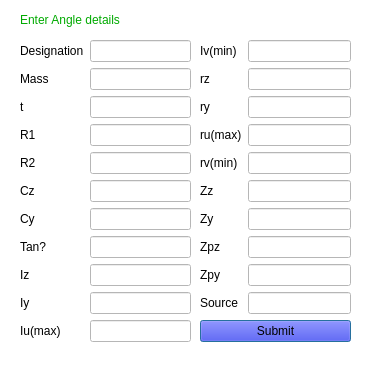
<?xml version="1.0" encoding="UTF-8"?>
<ui version="4.0">
 <class>Dialog</class>
 <widget class="QDialog" name="Dialog">
  <property name="geometry">
   <rect>
    <x>0</x>
    <y>0</y>
    <width>373</width>
    <height>387</height>
   </rect>
  </property>
  <property name="windowTitle">
   <string>Dialog</string>
  </property>
  <property name="styleSheet">
   <string notr="true">background-color: rgb(255, 255, 255);</string>
  </property>
  <widget class="QWidget" name="formLayoutWidget">
   <property name="geometry">
    <rect>
     <x>20</x>
     <y>40</y>
     <width>171</width>
     <height>333</height>
    </rect>
   </property>
   <layout class="QFormLayout" name="formLayout">
    <item row="1" column="0">
     <widget class="QLabel" name="label_2">
      <property name="text">
       <string>Designation</string>
      </property>
     </widget>
    </item>
    <item row="1" column="1">
     <widget class="QLineEdit" name="channel_Designation">
      <property name="styleSheet">
       <string notr="true">background-color: rgb(255, 255, 255);
</string>
      </property>
     </widget>
    </item>
    <item row="2" column="0">
     <widget class="QLabel" name="label">
      <property name="text">
       <string>Mass</string>
      </property>
     </widget>
    </item>
    <item row="2" column="1">
     <widget class="QLineEdit" name="channel_Mass">
      <property name="styleSheet">
       <string notr="true">background-color: rgb(255, 255, 255);

</string>
      </property>
     </widget>
    </item>
    <item row="3" column="0">
     <widget class="QLabel" name="label_3">
      <property name="text">
       <string>t</string>
      </property>
     </widget>
    </item>
    <item row="3" column="1">
     <widget class="QLineEdit" name="Area">
      <property name="styleSheet">
       <string notr="true">background-color: rgb(255, 255, 255);</string>
      </property>
     </widget>
    </item>
    <item row="4" column="0">
     <widget class="QLabel" name="label_4">
      <property name="text">
       <string>R1</string>
      </property>
     </widget>
    </item>
    <item row="4" column="1">
     <widget class="QLineEdit" name="channel_D">
      <property name="styleSheet">
       <string notr="true">background-color: rgb(255, 255, 255);

</string>
      </property>
     </widget>
    </item>
    <item row="5" column="0">
     <widget class="QLabel" name="label_15">
      <property name="text">
       <string>R2</string>
      </property>
     </widget>
    </item>
    <item row="5" column="1">
     <widget class="QLineEdit" name="channel_B">
      <property name="styleSheet">
       <string notr="true">background-color: rgb(255, 255, 255);
</string>
      </property>
     </widget>
    </item>
    <item row="6" column="0">
     <widget class="QLabel" name="label_14">
      <property name="text">
       <string>Cz</string>
      </property>
     </widget>
    </item>
    <item row="6" column="1">
     <widget class="QLineEdit" name="channel_tw">
      <property name="styleSheet">
       <string notr="true">background-color: rgb(255, 255, 255);</string>
      </property>
     </widget>
    </item>
    <item row="7" column="0">
     <widget class="QLabel" name="channel_T">
      <property name="text">
       <string>Cy</string>
      </property>
     </widget>
    </item>
    <item row="7" column="1">
     <widget class="QLineEdit" name="lineEdit_15">
      <property name="styleSheet">
       <string notr="true">background-color: rgb(255, 255, 255);
</string>
      </property>
     </widget>
    </item>
    <item row="8" column="0">
     <widget class="QLabel" name="channel_FlangeSlope">
      <property name="text">
       <string>Tan?</string>
      </property>
     </widget>
    </item>
    <item row="8" column="1">
     <widget class="QLineEdit" name="lineEdit_16">
      <property name="styleSheet">
       <string notr="true">background-color: rgb(255, 255, 255);</string>
      </property>
     </widget>
    </item>
    <item row="9" column="0">
     <widget class="QLabel" name="label_17">
      <property name="text">
       <string>Iz</string>
      </property>
     </widget>
    </item>
    <item row="9" column="1">
     <widget class="QLineEdit" name="channel_R1">
      <property name="styleSheet">
       <string notr="true">background-color: rgb(255, 255, 255);</string>
      </property>
     </widget>
    </item>
    <item row="11" column="0">
     <widget class="QLabel" name="label_27">
      <property name="text">
       <string>Iy</string>
      </property>
     </widget>
    </item>
    <item row="11" column="1">
     <widget class="QLineEdit" name="channel_R2">
      <property name="styleSheet">
       <string notr="true">background-color: rgb(255, 255, 255);
</string>
      </property>
     </widget>
    </item>
    <item row="12" column="0">
     <widget class="QLabel" name="label_28">
      <property name="text">
       <string>Iu(max)</string>
      </property>
     </widget>
    </item>
    <item row="12" column="1">
     <widget class="QLineEdit" name="channel_Iz">
      <property name="styleSheet">
       <string notr="true">background-color: rgb(255, 255, 255);</string>
      </property>
     </widget>
    </item>
   </layout>
  </widget>
  <widget class="QLabel" name="label_37">
   <property name="geometry">
    <rect>
     <x>20</x>
     <y>10</y>
     <width>241</width>
     <height>20</height>
    </rect>
   </property>
   <property name="styleSheet">
    <string notr="true">color: rgb(0, 170, 0);
font: 75 12pt &quot;MS Shell Dlg 2&quot;;</string>
   </property>
   <property name="text">
    <string>Enter Angle details</string>
   </property>
  </widget>
  <widget class="QWidget" name="formLayoutWidget_2">
   <property name="geometry">
    <rect>
     <x>200</x>
     <y>40</y>
     <width>151</width>
     <height>331</height>
    </rect>
   </property>
   <layout class="QFormLayout" name="formLayout_2">
    <item row="2" column="0">
     <widget class="QLabel" name="label_29">
      <property name="text">
       <string>Iv(min)</string>
      </property>
     </widget>
    </item>
    <item row="2" column="1">
     <widget class="QLineEdit" name="channel_Iy">
      <property name="styleSheet">
       <string notr="true">background-color: rgb(255, 255, 255);</string>
      </property>
     </widget>
    </item>
    <item row="3" column="0">
     <widget class="QLabel" name="label_30">
      <property name="text">
       <string>rz</string>
      </property>
     </widget>
    </item>
    <item row="3" column="1">
     <widget class="QLineEdit" name="channel_rz">
      <property name="styleSheet">
       <string notr="true">background-color: rgb(255, 255, 255);</string>
      </property>
     </widget>
    </item>
    <item row="4" column="0">
     <widget class="QLabel" name="label_31">
      <property name="text">
       <string>ry</string>
      </property>
     </widget>
    </item>
    <item row="4" column="1">
     <widget class="QLineEdit" name="channel_ry">
      <property name="styleSheet">
       <string notr="true">background-color: rgb(255, 255, 255);</string>
      </property>
     </widget>
    </item>
    <item row="5" column="0">
     <widget class="QLabel" name="label_32">
      <property name="text">
       <string>ru(max)</string>
      </property>
     </widget>
    </item>
    <item row="5" column="1">
     <widget class="QLineEdit" name="channel_zz">
      <property name="styleSheet">
       <string notr="true">background-color: rgb(255, 255, 255);</string>
      </property>
     </widget>
    </item>
    <item row="6" column="0">
     <widget class="QLabel" name="label_33">
      <property name="text">
       <string>rv(min)</string>
      </property>
     </widget>
    </item>
    <item row="6" column="1">
     <widget class="QLineEdit" name="channel_Zy">
      <property name="styleSheet">
       <string notr="true">background-color: rgb(255, 255, 255);</string>
      </property>
     </widget>
    </item>
    <item row="7" column="0">
     <widget class="QLabel" name="label_34">
      <property name="text">
       <string>Zz</string>
      </property>
     </widget>
    </item>
    <item row="7" column="1">
     <widget class="QLineEdit" name="channel_Zpz">
      <property name="styleSheet">
       <string notr="true">background-color: rgb(255, 255, 255);</string>
      </property>
     </widget>
    </item>
    <item row="8" column="0">
     <widget class="QLabel" name="label_35">
      <property name="text">
       <string>Zy</string>
      </property>
     </widget>
    </item>
    <item row="8" column="1">
     <widget class="QLineEdit" name="channel_Zpy">
      <property name="styleSheet">
       <string notr="true">background-color: rgb(255, 255, 255);</string>
      </property>
     </widget>
    </item>
    <item row="9" column="0">
     <widget class="QLabel" name="label_36">
      <property name="text">
       <string>Zpz</string>
      </property>
     </widget>
    </item>
    <item row="9" column="1">
     <widget class="QLineEdit" name="channel_Source">
      <property name="styleSheet">
       <string notr="true">background-color: rgb(255, 255, 255);</string>
      </property>
     </widget>
    </item>
    <item row="10" column="0">
     <widget class="QLabel" name="label_38">
      <property name="text">
       <string>Zpy</string>
      </property>
     </widget>
    </item>
    <item row="10" column="1">
     <widget class="QLineEdit" name="channel_Source_2">
      <property name="styleSheet">
       <string notr="true">background-color: rgb(255, 255, 255);</string>
      </property>
     </widget>
    </item>
    <item row="11" column="1">
     <widget class="QLineEdit" name="channel_Source_3">
      <property name="styleSheet">
       <string notr="true">background-color: rgb(255, 255, 255);</string>
      </property>
     </widget>
    </item>
    <item row="11" column="0">
     <widget class="QLabel" name="label_39">
      <property name="text">
       <string>Source</string>
      </property>
     </widget>
    </item>
    <item row="12" column="0" colspan="2">
     <widget class="QPushButton" name="channel_push_submit">
      <property name="styleSheet">
       <string notr="true">background-color: rgb(0, 0, 255);</string>
      </property>
      <property name="text">
       <string>Submit</string>
      </property>
     </widget>
    </item>
   </layout>
  </widget>
 </widget>
 <resources/>
 <connections/>
</ui>
